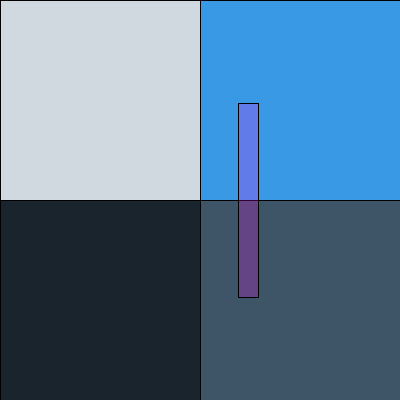
Frame 1 (no input)
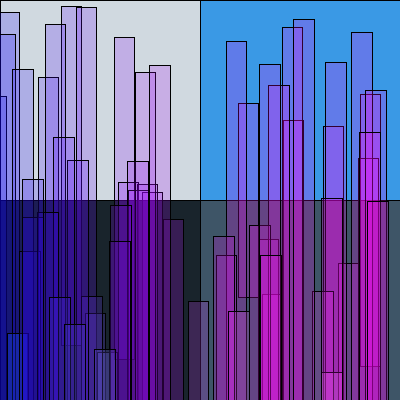
Frame 60 (the mouse pressed at the canvas centre just before this capture)
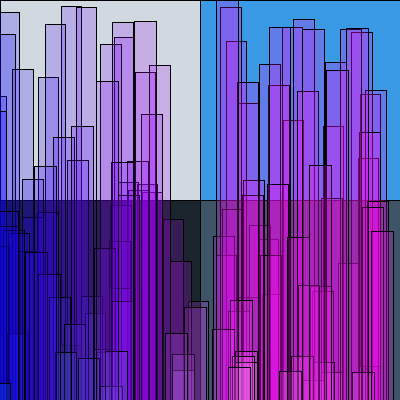
Frame 120 (the mouse held since frame 60 and released just before this capture)

The Processing sketch that drew these frames (run headless with seeded random() and noise(); from frame 60 on, the mouse is pressed at the canvas centre):

// Processing sketch: processing_3912
// ── processing_3912.pde

void setup() {
size(400, 400); 

color box1 = color(58, 153, 229); 
color box2 = color(208, 217, 224); 
color box3 = color(25, 36, 44); 
color box4 = color(62, 85, 103);  
 
fill(box3); 
rect(0, 200, 200, 200); 
fill(box1); 
rect(200, 0, 200, 200); 
fill(box2); 
rect(0, 0, 200, 200); 
fill(box4); 
rect(200, 200, 200, 200);

} 
 
void draw(){ 
   
float x= random (width); 
float y= random (height); 
 
fill(x,y-250,250,50);  
  rect(x,y,10-second(),millis()*1); 
} 
 
void mousePressed(){ 
 
} 
